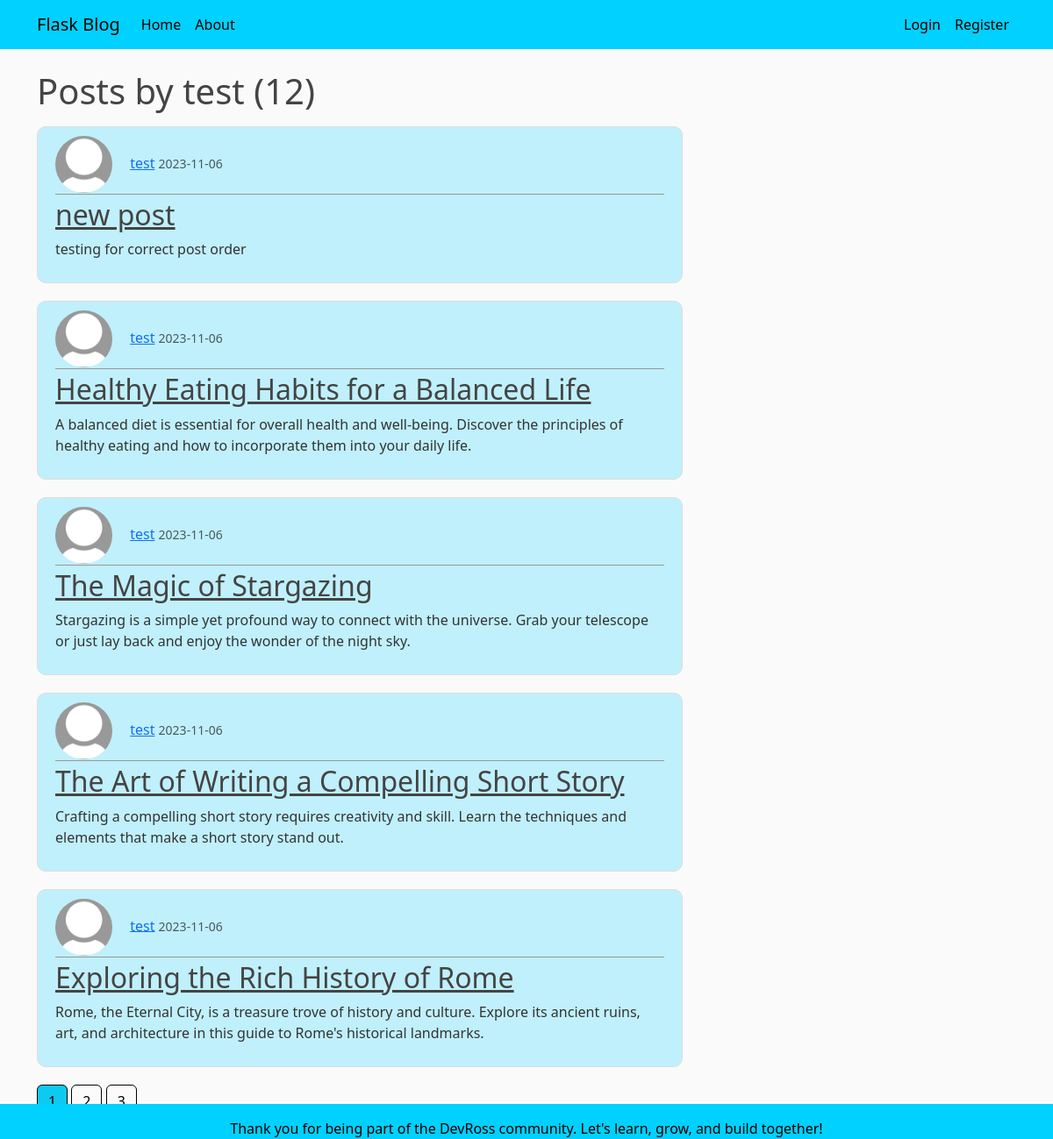
The app's page /user/test with its own data.
### flaskblog/models.py (models this page shows, shortened)
class User(db.Model, UserMixin):
    id = db.Column(db.Integer, primary_key=True)
    username = db.Column(db.String(20), unique=True, nullable=False)
    email = db.Column(db.String(120), unique=True, nullable=False)
    image_file = db.Column(db.String(20), nullable=False, default='default.jpg')
    password = db.Column(db.String(60), nullable=False)
    posts = db.relationship('Post', backref='author', lazy=True)

class Post(db.Model):
    id = db.Column(db.Integer, primary_key=True)
    title = db.Column(db.String(100), nullable=False)
    date_posted = db.Column(db.DateTime, nullable=False, default=datetime.utcnow)
    content = db.Column(db.Text, nullable=False)
    user_id = db.Column(db.Integer, db.ForeignKey('user.id'), nullable=False)

### flaskblog/users/routes.py (the view)
@users.route("/user/<string:username>")
def user_posts(username):
    page = request.args.get('page', 1, type=int)
    user = User.query.filter_by(username=username).first_or_404()
    posts = Post.query.filter_by(author=user) \
        .order_by(Post.date_posted.desc()) \
        .paginate(page=page, per_page=5)
    return render_template('user_posts.html', posts=posts, user=user)

### flaskblog/templates/user_posts.html
{% extends "layout.html" %}
{% block content %}
    <h1 class="mb-3">Posts by {{ user.username }} ({{ posts.total }})</h1>
    {% for post in posts.items %}
        <article class="media content-section">
          <div class="media-body">
            <div class="article-metadata">
                 <img class="rounded-circle article-img" src="{{ url_for('static', filename='profile_pics/' + post.author.image_file) }}" alt="profile image">
              <a class="mr-2" href="{{ url_for('users.user_posts', username=post.author.username) }}">{{ post.author.username }}</a>
              <small class="text-muted">{{ post.date_posted.strftime('%Y-%m-%d') }}</small>
            </div>
            <h2><a class="article-title" href="{{ url_for('posts.post', post_id=post.id) }}">{{ post.title }}</a></h2>
            <p class="article-content">{{ post.content }}</p>
          </div>
        </article>
    {% endfor %}
    {% for page_num in posts.iter_pages(left_edge=1, right_edge=1, left_current=1, right_current=2) %}
      {% if page_num %}
        {% if posts.page == page_num %}
          <a class="btn btn-info mb-4" href="{{ url_for('users.user_posts', username=user.username, page=page_num) }}">{{ page_num }}</a>
        {% else %}
          <a class="btn btn-outline-info mb-4" href="{{ url_for('users.user_posts', username=user.username, page=page_num) }}">{{ page_num }}</a>
        {% endif %}
      {% else %}
        ...
      {% endif %}
    {% endfor %}
{% endblock content %}

### flaskblog/static/main.css (style rules this page uses)
body { background: #fafafa; color: #333333; margin-top: 5rem; }
h1, h2, h3, h4, h5, h6 { color: #444444; }
.content-section { background: #00d1ff3b; padding: 10px 20px; border: 1px solid #dddddd; border-radius: 3px; margin-bottom: 20px; }
.article-title { color: #444444; }
.article-content { white-space: pre-line; }
.article-img { height: 65px; width: 65px; margin-right: 16px; }
.article-metadata { padding-bottom: 1px; margin-bottom: 4px; border-bottom: 1px solid #989898 }
.content-section { border-radius: 10px; background: #00d1ff3b; }
.btn { color: black !important; border: 1px solid black; }

### records on screen
User: username "test"
Post: image_file (placeholder picture), author.username "test", date_posted "2023-11-06", title "new post", content "testing for correct post order"
Post: image_file (placeholder picture), author.username "test", date_posted "2023-11-06", title "Healthy Eating Habits for a Balanced Life", content "A balanced diet is essential for overall health and well-being. Discover the principles of healthy eating and how to incorporate them into your daily life."
Post: image_file (placeholder picture), author.username "test", date_posted "2023-11-06", title "The Magic of Stargazing", content "Stargazing is a simple yet profound way to connect with the universe. Grab your telescope or just lay back and enjoy the wonder of the night sky."
Post: image_file (placeholder picture), author.username "test", date_posted "2023-11-06", title "The Art of Writing a Compelling Short Story", content "Crafting a compelling short story requires creativity and skill. Learn the techniques and elements that make a short story stand out."
Post: image_file (placeholder picture), author.username "test", date_posted "2023-11-06", title "Exploring the Rich History of Rome", content "Rome, the Eternal City, is a treasure trove of history and culture. Explore its ancient ruins, art, and architecture in this guide to Rome's historical landmarks."

### other values on screen
{{ posts.total }} "12"
{{ page_num }} "1"
{{ page_num }} "2" "3"
